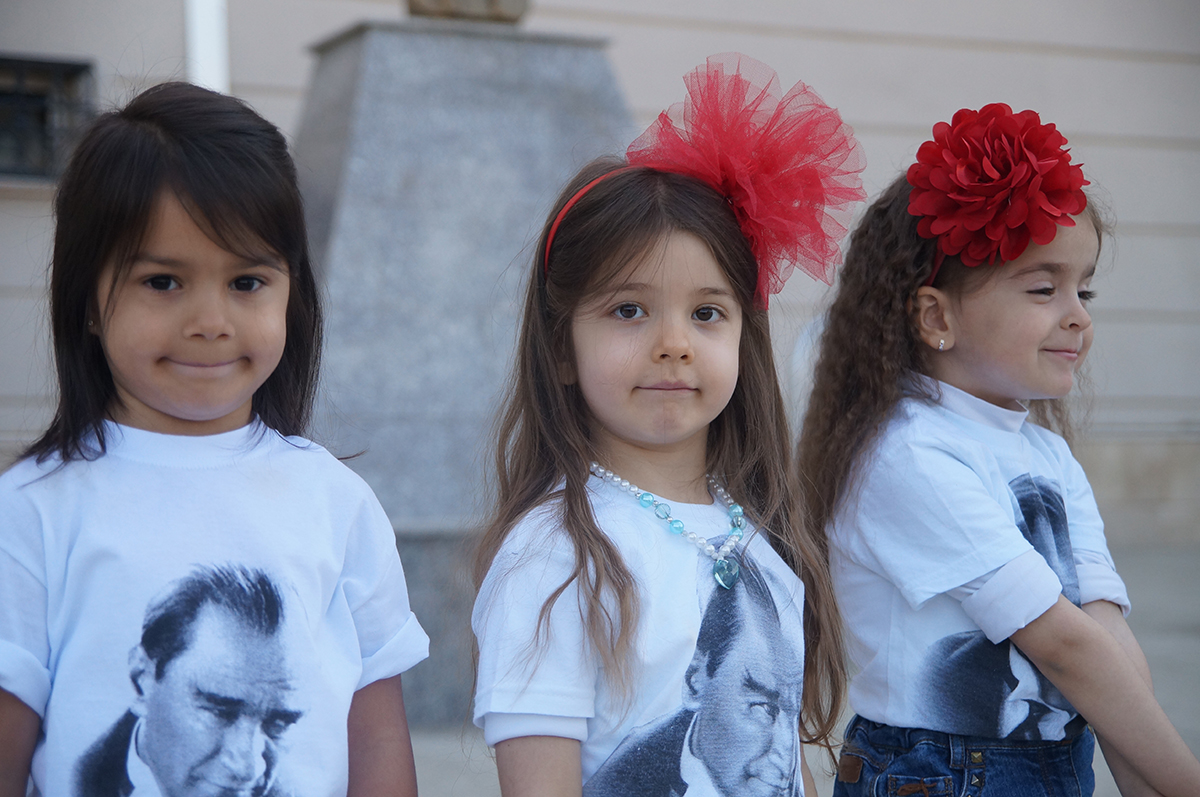
#> input picture hafta6/cocuklar.jpg, 1200 x 797 px, found by its file name
$ python 1412_2.py
#> lines starting #> are read from the running program, lines starting #| are printed output that depends on the picture
import cv2    #pip install opencv-python
import numpy as np
resim=cv2.imread("hafta6/cocuklar.jpg")
#> resim is the input picture: shape (797, 1200, 3); mean B, G, R 143.2, 127.6, 126.4
h,w,d=resim.shape
#> h = 797; w = 1200; d = 3
print(h,w,d)
#| 797 1200 3
piksel=resim[135:400,100:280]
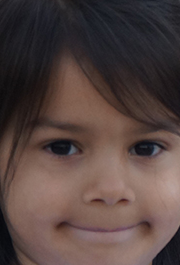
#> piksel: shape (265, 180, 3); mean B, G, R 64.6, 67.8, 84.8
#resim[80:250,300:500]=piksel
# cv2.imshow("test",resim)
# cv2.waitKey(0)
img=np.zeros((500,500,3),np.uint8)
cv2.line(img,(0,0),(100,500),(0,200,200),4)
cv2.circle(img,(400,300),60,(0,200,200),5)
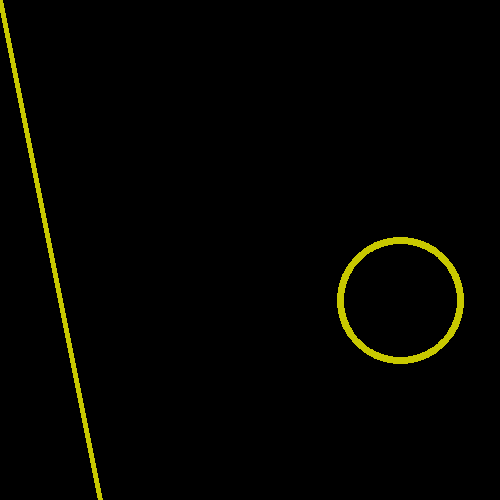
#> img: shape (500, 500, 3); mean of channels 0, 1, 2 0, 4.1, 4.1; drawn as B, G, R
cv2.imshow("test",img)
cv2.waitKey(0)
